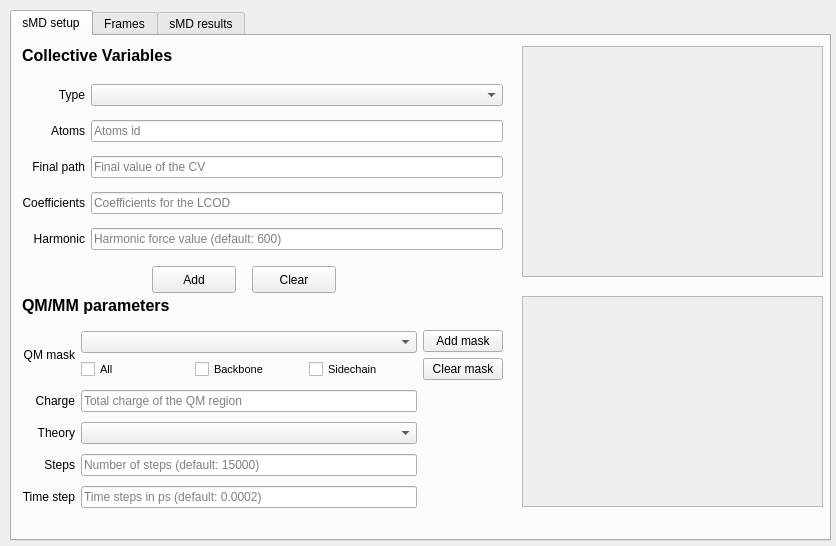
<?xml version="1.0" encoding="UTF-8"?>
<ui version="4.0">
 <class>Form</class>
 <widget class="QWidget" name="Form">
  <property name="geometry">
   <rect>
    <x>0</x>
    <y>0</y>
    <width>836</width>
    <height>546</height>
   </rect>
  </property>
  <property name="windowTitle">
   <string>Simula input</string>
  </property>
  <widget class="QTabWidget" name="tabWidget">
   <property name="geometry">
    <rect>
     <x>10</x>
     <y>10</y>
     <width>821</width>
     <height>531</height>
    </rect>
   </property>
   <property name="currentIndex">
    <number>0</number>
   </property>
   <widget class="QWidget" name="tab_cv">
    <attribute name="title">
     <string>sMD setup</string>
    </attribute>
    <widget class="QPlainTextEdit" name="edit_show1">
     <property name="enabled">
      <bool>false</bool>
     </property>
     <property name="geometry">
      <rect>
       <x>510</x>
       <y>10</y>
       <width>301</width>
       <height>231</height>
      </rect>
     </property>
    </widget>
    <widget class="QLabel" name="label_5">
     <property name="geometry">
      <rect>
       <x>10</x>
       <y>10</y>
       <width>481</width>
       <height>19</height>
      </rect>
     </property>
     <property name="font">
      <font>
       <pointsize>12</pointsize>
       <weight>75</weight>
       <bold>true</bold>
      </font>
     </property>
     <property name="text">
      <string>Collective Variables</string>
     </property>
    </widget>
    <widget class="QWidget" name="gridLayoutWidget">
     <property name="geometry">
      <rect>
       <x>10</x>
       <y>40</y>
       <width>481</width>
       <height>184</height>
      </rect>
     </property>
     <layout class="QGridLayout" name="gridLayout">
      <item row="2" column="0">
       <widget class="QLabel" name="label_3">
        <property name="text">
         <string>Final path</string>
        </property>
        <property name="alignment">
         <set>Qt::AlignRight|Qt::AlignTrailing|Qt::AlignVCenter</set>
        </property>
       </widget>
      </item>
      <item row="1" column="0">
       <widget class="QLabel" name="label_2">
        <property name="text">
         <string>Atoms</string>
        </property>
        <property name="alignment">
         <set>Qt::AlignRight|Qt::AlignTrailing|Qt::AlignVCenter</set>
        </property>
       </widget>
      </item>
      <item row="4" column="0">
       <widget class="QLabel" name="label_6">
        <property name="text">
         <string>Harmonic</string>
        </property>
        <property name="alignment">
         <set>Qt::AlignRight|Qt::AlignTrailing|Qt::AlignVCenter</set>
        </property>
       </widget>
      </item>
      <item row="0" column="0">
       <widget class="QLabel" name="label">
        <property name="text">
         <string>Type</string>
        </property>
        <property name="alignment">
         <set>Qt::AlignRight|Qt::AlignTrailing|Qt::AlignVCenter</set>
        </property>
       </widget>
      </item>
      <item row="3" column="0">
       <widget class="QLabel" name="label_4">
        <property name="text">
         <string>Coefficients</string>
        </property>
        <property name="alignment">
         <set>Qt::AlignRight|Qt::AlignTrailing|Qt::AlignVCenter</set>
        </property>
       </widget>
      </item>
      <item row="2" column="1">
       <widget class="QLineEdit" name="edit_path">
        <property name="placeholderText">
         <string>Final value of the CV</string>
        </property>
       </widget>
      </item>
      <item row="3" column="1">
       <widget class="QLineEdit" name="edit_coeff">
        <property name="placeholderText">
         <string>Coefficients for the LCOD</string>
        </property>
       </widget>
      </item>
      <item row="4" column="1">
       <widget class="QLineEdit" name="edit_harm">
        <property name="text">
         <string/>
        </property>
        <property name="placeholderText">
         <string>Harmonic force value (default: 600)</string>
        </property>
       </widget>
      </item>
      <item row="0" column="1">
       <widget class="QComboBox" name="combo_cvtype"/>
      </item>
      <item row="1" column="1">
       <widget class="QLineEdit" name="edit_atoms1">
        <property name="placeholderText">
         <string>Atoms id</string>
        </property>
       </widget>
      </item>
     </layout>
    </widget>
    <widget class="QPushButton" name="button_add1">
     <property name="geometry">
      <rect>
       <x>140</x>
       <y>230</y>
       <width>84</width>
       <height>27</height>
      </rect>
     </property>
     <property name="text">
      <string>Add</string>
     </property>
    </widget>
    <widget class="QPushButton" name="button_clear1">
     <property name="geometry">
      <rect>
       <x>240</x>
       <y>230</y>
       <width>84</width>
       <height>27</height>
      </rect>
     </property>
     <property name="text">
      <string>Clear</string>
     </property>
    </widget>
    <widget class="QLabel" name="label_7">
     <property name="geometry">
      <rect>
       <x>10</x>
       <y>260</y>
       <width>481</width>
       <height>19</height>
      </rect>
     </property>
     <property name="font">
      <font>
       <pointsize>12</pointsize>
       <weight>75</weight>
       <bold>true</bold>
      </font>
     </property>
     <property name="text">
      <string>QM/MM parameters</string>
     </property>
    </widget>
    <widget class="QWidget" name="gridLayoutWidget_2">
     <property name="geometry">
      <rect>
       <x>10</x>
       <y>290</y>
       <width>481</width>
       <height>191</height>
      </rect>
     </property>
     <layout class="QGridLayout" name="gridLayout_2">
      <item row="0" column="0">
       <widget class="QLabel" name="label_11">
        <property name="text">
         <string>QM mask</string>
        </property>
        <property name="alignment">
         <set>Qt::AlignRight|Qt::AlignTrailing|Qt::AlignVCenter</set>
        </property>
       </widget>
      </item>
      <item row="5" column="1">
       <widget class="QLineEdit" name="edit_steps">
        <property name="text">
         <string/>
        </property>
        <property name="placeholderText">
         <string>Number of steps (default: 15000)</string>
        </property>
       </widget>
      </item>
      <item row="6" column="0">
       <widget class="QLabel" name="label_18">
        <property name="text">
         <string>Time step</string>
        </property>
        <property name="alignment">
         <set>Qt::AlignRight|Qt::AlignTrailing|Qt::AlignVCenter</set>
        </property>
       </widget>
      </item>
      <item row="4" column="0">
       <widget class="QLabel" name="label_8">
        <property name="text">
         <string>Theory</string>
        </property>
        <property name="alignment">
         <set>Qt::AlignRight|Qt::AlignTrailing|Qt::AlignVCenter</set>
        </property>
       </widget>
      </item>
      <item row="6" column="1">
       <widget class="QLineEdit" name="edit_timestep">
        <property name="text">
         <string/>
        </property>
        <property name="placeholderText">
         <string>Time steps in ps (default: 0.0002)</string>
        </property>
       </widget>
      </item>
      <item row="0" column="2">
       <layout class="QVBoxLayout" name="verticalLayout_2">
        <item>
         <widget class="QPushButton" name="button_addmask">
          <property name="text">
           <string>Add mask</string>
          </property>
         </widget>
        </item>
        <item>
         <widget class="QPushButton" name="button_clearmask">
          <property name="text">
           <string>Clear mask</string>
          </property>
         </widget>
        </item>
       </layout>
      </item>
      <item row="5" column="0">
       <widget class="QLabel" name="label_12">
        <property name="text">
         <string>Steps</string>
        </property>
        <property name="alignment">
         <set>Qt::AlignRight|Qt::AlignTrailing|Qt::AlignVCenter</set>
        </property>
       </widget>
      </item>
      <item row="3" column="1">
       <widget class="QLineEdit" name="edit_charge">
        <property name="placeholderText">
         <string>Total charge of the QM region</string>
        </property>
       </widget>
      </item>
      <item row="4" column="1">
       <widget class="QComboBox" name="combo_theory"/>
      </item>
      <item row="3" column="0">
       <widget class="QLabel" name="label_9">
        <property name="text">
         <string>Charge</string>
        </property>
        <property name="alignment">
         <set>Qt::AlignRight|Qt::AlignTrailing|Qt::AlignVCenter</set>
        </property>
       </widget>
      </item>
      <item row="0" column="1">
       <layout class="QVBoxLayout" name="verticalLayout">
        <item>
         <widget class="QComboBox" name="combo_mask"/>
        </item>
        <item>
         <layout class="QHBoxLayout" name="horizontalLayout_2">
          <item>
           <widget class="QCheckBox" name="checkBox_all">
            <property name="font">
             <font>
              <pointsize>8</pointsize>
             </font>
            </property>
            <property name="text">
             <string>All</string>
            </property>
           </widget>
          </item>
          <item>
           <widget class="QCheckBox" name="checkBox_backbone">
            <property name="font">
             <font>
              <pointsize>8</pointsize>
             </font>
            </property>
            <property name="text">
             <string>Backbone</string>
            </property>
           </widget>
          </item>
          <item>
           <widget class="QCheckBox" name="checkBox_sidechain">
            <property name="font">
             <font>
              <pointsize>8</pointsize>
             </font>
            </property>
            <property name="text">
             <string>Sidechain</string>
            </property>
           </widget>
          </item>
         </layout>
        </item>
       </layout>
      </item>
     </layout>
    </widget>
    <widget class="QPlainTextEdit" name="edit_show2">
     <property name="enabled">
      <bool>false</bool>
     </property>
     <property name="geometry">
      <rect>
       <x>510</x>
       <y>260</y>
       <width>301</width>
       <height>211</height>
      </rect>
     </property>
    </widget>
   </widget>
   <widget class="QWidget" name="tab_qmmm">
    <attribute name="title">
     <string>Frames</string>
    </attribute>
    <widget class="QCheckBox" name="checkBox_automatic">
     <property name="geometry">
      <rect>
       <x>20</x>
       <y>60</y>
       <width>181</width>
       <height>25</height>
      </rect>
     </property>
     <property name="text">
      <string>Automatic Selection</string>
     </property>
     <property name="checked">
      <bool>false</bool>
     </property>
    </widget>
    <widget class="QWidget" name="gridLayoutWidget_3">
     <property name="geometry">
      <rect>
       <x>20</x>
       <y>100</y>
       <width>361</width>
       <height>126</height>
      </rect>
     </property>
     <layout class="QGridLayout" name="gridLayout_3">
      <item row="0" column="0">
       <widget class="QLabel" name="label_13">
        <property name="text">
         <string>Filter type</string>
        </property>
        <property name="alignment">
         <set>Qt::AlignRight|Qt::AlignTrailing|Qt::AlignVCenter</set>
        </property>
       </widget>
      </item>
      <item row="2" column="1">
       <widget class="QLineEdit" name="edit_cond">
        <property name="enabled">
         <bool>false</bool>
        </property>
        <property name="placeholderText">
         <string>Threshold</string>
        </property>
       </widget>
      </item>
      <item row="1" column="0">
       <widget class="QLabel" name="label_10">
        <property name="text">
         <string>Atoms</string>
        </property>
        <property name="alignment">
         <set>Qt::AlignRight|Qt::AlignTrailing|Qt::AlignVCenter</set>
        </property>
       </widget>
      </item>
      <item row="2" column="0">
       <widget class="QComboBox" name="combo_cond">
        <property name="enabled">
         <bool>false</bool>
        </property>
       </widget>
      </item>
      <item row="0" column="1">
       <widget class="QComboBox" name="combo_filter">
        <property name="enabled">
         <bool>false</bool>
        </property>
       </widget>
      </item>
      <item row="1" column="1">
       <widget class="QLineEdit" name="edit_atoms2">
        <property name="placeholderText">
         <string>Atoms id</string>
        </property>
       </widget>
      </item>
     </layout>
    </widget>
    <widget class="QCheckBox" name="checkBox_manual">
     <property name="geometry">
      <rect>
       <x>20</x>
       <y>290</y>
       <width>181</width>
       <height>25</height>
      </rect>
     </property>
     <property name="text">
      <string>Manual Selection</string>
     </property>
    </widget>
    <widget class="QWidget" name="horizontalLayoutWidget">
     <property name="geometry">
      <rect>
       <x>20</x>
       <y>330</y>
       <width>361</width>
       <height>41</height>
      </rect>
     </property>
     <layout class="QHBoxLayout" name="horizontalLayout">
      <item>
       <widget class="QLabel" name="label_16">
        <property name="text">
         <string>Frames</string>
        </property>
        <property name="alignment">
         <set>Qt::AlignRight|Qt::AlignTrailing|Qt::AlignVCenter</set>
        </property>
       </widget>
      </item>
      <item>
       <widget class="QLineEdit" name="edit_frames">
        <property name="enabled">
         <bool>false</bool>
        </property>
        <property name="placeholderText">
         <string>Frames indices (e.g. 1 2)</string>
        </property>
       </widget>
      </item>
     </layout>
    </widget>
    <widget class="QLabel" name="label_14">
     <property name="geometry">
      <rect>
       <x>20</x>
       <y>20</y>
       <width>121</width>
       <height>19</height>
      </rect>
     </property>
     <property name="font">
      <font>
       <pointsize>12</pointsize>
       <weight>75</weight>
       <bold>true</bold>
      </font>
     </property>
     <property name="text">
      <string>Frame selection</string>
     </property>
    </widget>
    <widget class="QWidget" name="gridLayoutWidget_4">
     <property name="geometry">
      <rect>
       <x>410</x>
       <y>310</y>
       <width>391</width>
       <height>129</height>
      </rect>
     </property>
     <layout class="QGridLayout" name="gridLayout_4">
      <item row="3" column="2">
       <layout class="QHBoxLayout" name="horizontalLayout_5">
        <item>
         <widget class="QLineEdit" name="edit_output">
          <property name="placeholderText">
           <string>Select ouput path</string>
          </property>
         </widget>
        </item>
       </layout>
      </item>
      <item row="3" column="0">
       <widget class="QLabel" name="label_19">
        <property name="text">
         <string>Output path</string>
        </property>
        <property name="alignment">
         <set>Qt::AlignRight|Qt::AlignTrailing|Qt::AlignVCenter</set>
        </property>
       </widget>
      </item>
      <item row="3" column="3">
       <widget class="QPushButton" name="button_output">
        <property name="text">
         <string>Select</string>
        </property>
       </widget>
      </item>
      <item row="1" column="0">
       <widget class="QLabel" name="label_17">
        <property name="text">
         <string>Topology</string>
        </property>
        <property name="alignment">
         <set>Qt::AlignRight|Qt::AlignTrailing|Qt::AlignVCenter</set>
        </property>
       </widget>
      </item>
      <item row="1" column="2">
       <widget class="QLineEdit" name="edit_topology">
        <property name="placeholderText">
         <string>Select topology</string>
        </property>
       </widget>
      </item>
      <item row="1" column="3">
       <widget class="QPushButton" name="button_originalTop">
        <property name="text">
         <string>Select</string>
        </property>
       </widget>
      </item>
      <item row="0" column="3">
       <widget class="QPushButton" name="button_originalTraj">
        <property name="text">
         <string>Select</string>
        </property>
       </widget>
      </item>
      <item row="0" column="2">
       <widget class="QLineEdit" name="edit_trajectory">
        <property name="placeholderText">
         <string>Select trajectory</string>
        </property>
       </widget>
      </item>
      <item row="0" column="0">
       <widget class="QLabel" name="label_15">
        <property name="text">
         <string>Trajectory</string>
        </property>
        <property name="alignment">
         <set>Qt::AlignRight|Qt::AlignTrailing|Qt::AlignVCenter</set>
        </property>
       </widget>
      </item>
     </layout>
    </widget>
    <widget class="QPlainTextEdit" name="edit_show3">
     <property name="enabled">
      <bool>false</bool>
     </property>
     <property name="geometry">
      <rect>
       <x>410</x>
       <y>20</y>
       <width>391</width>
       <height>291</height>
      </rect>
     </property>
    </widget>
    <widget class="QPushButton" name="button_clear2">
     <property name="geometry">
      <rect>
       <x>190</x>
       <y>240</y>
       <width>91</width>
       <height>27</height>
      </rect>
     </property>
     <property name="text">
      <string>Clear filters</string>
     </property>
    </widget>
    <widget class="QPushButton" name="button_add2">
     <property name="geometry">
      <rect>
       <x>90</x>
       <y>240</y>
       <width>91</width>
       <height>27</height>
      </rect>
     </property>
     <property name="text">
      <string>Add filter</string>
     </property>
    </widget>
    <widget class="QPushButton" name="button_frames">
     <property name="geometry">
      <rect>
       <x>60</x>
       <y>460</y>
       <width>111</width>
       <height>27</height>
      </rect>
     </property>
     <property name="text">
      <string>Select frames</string>
     </property>
    </widget>
    <widget class="QPushButton" name="button_clear_frames">
     <property name="geometry">
      <rect>
       <x>180</x>
       <y>460</y>
       <width>121</width>
       <height>27</height>
      </rect>
     </property>
     <property name="text">
      <string>Clear selection</string>
     </property>
    </widget>
    <widget class="QWidget" name="horizontalLayoutWidget_3">
     <property name="geometry">
      <rect>
       <x>410</x>
       <y>450</y>
       <width>391</width>
       <height>31</height>
      </rect>
     </property>
     <layout class="QHBoxLayout" name="horizontalLayout_3">
      <item>
       <widget class="QPushButton" name="button_generate">
        <property name="text">
         <string>Generate QM/MM</string>
        </property>
       </widget>
      </item>
     </layout>
    </widget>
    <widget class="QLabel" name="label_selected">
     <property name="geometry">
      <rect>
       <x>20</x>
       <y>390</y>
       <width>361</width>
       <height>31</height>
      </rect>
     </property>
     <property name="text">
      <string/>
     </property>
     <property name="alignment">
      <set>Qt::AlignCenter</set>
     </property>
    </widget>
   </widget>
   <widget class="QWidget" name="tab">
    <attribute name="title">
     <string>sMD results</string>
    </attribute>
    <widget class="QLabel" name="label_20">
     <property name="geometry">
      <rect>
       <x>570</x>
       <y>10</y>
       <width>241</width>
       <height>31</height>
      </rect>
     </property>
     <property name="font">
      <font>
       <pointsize>12</pointsize>
       <weight>75</weight>
       <bold>true</bold>
      </font>
     </property>
     <property name="text">
      <string>Jarzinsky:</string>
     </property>
    </widget>
    <widget class="QWidget" name="verticalLayoutWidget_3">
     <property name="geometry">
      <rect>
       <x>570</x>
       <y>410</y>
       <width>241</width>
       <height>80</height>
      </rect>
     </property>
     <layout class="QVBoxLayout" name="verticalLayout_3">
      <item>
       <widget class="QPushButton" name="button_calculate">
        <property name="text">
         <string>Calculate</string>
        </property>
       </widget>
      </item>
     </layout>
    </widget>
    <widget class="QWidget" name="gridLayoutWidget_5">
     <property name="geometry">
      <rect>
       <x>570</x>
       <y>50</y>
       <width>241</width>
       <height>101</height>
      </rect>
     </property>
     <layout class="QGridLayout" name="gridLayout_5">
      <item row="2" column="0">
       <widget class="QLabel" name="label_22">
        <property name="text">
         <string>Type</string>
        </property>
       </widget>
      </item>
      <item row="0" column="0">
       <widget class="QLabel" name="label_24">
        <property name="text">
         <string>QM/MM list</string>
        </property>
       </widget>
      </item>
      <item row="2" column="1">
       <layout class="QHBoxLayout" name="horizontalLayout_4">
        <item>
         <widget class="QCheckBox" name="check_cumulant">
          <property name="font">
           <font>
            <pointsize>7</pointsize>
           </font>
          </property>
          <property name="text">
           <string>Cumulant</string>
          </property>
         </widget>
        </item>
        <item>
         <widget class="QCheckBox" name="check_exponential">
          <property name="font">
           <font>
            <pointsize>7</pointsize>
           </font>
          </property>
          <property name="text">
           <string>Exponential</string>
          </property>
         </widget>
        </item>
       </layout>
      </item>
      <item row="1" column="1">
       <widget class="QLineEdit" name="edit_temp">
        <property name="placeholderText">
         <string>Temperature in K</string>
        </property>
       </widget>
      </item>
      <item row="0" column="1">
       <widget class="QPushButton" name="button_qmmmlist">
        <property name="text">
         <string>Select</string>
        </property>
       </widget>
      </item>
      <item row="1" column="0">
       <widget class="QLabel" name="label_26">
        <property name="text">
         <string>Temperature</string>
        </property>
       </widget>
      </item>
     </layout>
    </widget>
    <widget class="QWidget" name="verticalLayoutWidget_4">
     <property name="geometry">
      <rect>
       <x>10</x>
       <y>10</y>
       <width>551</width>
       <height>481</height>
      </rect>
     </property>
     <layout class="QVBoxLayout" name="verticalLayout_4"/>
    </widget>
    <widget class="QLabel" name="label_ts">
     <property name="geometry">
      <rect>
       <x>573</x>
       <y>170</y>
       <width>241</width>
       <height>20</height>
      </rect>
     </property>
     <property name="text">
      <string/>
     </property>
     <property name="alignment">
      <set>Qt::AlignCenter</set>
     </property>
    </widget>
   </widget>
  </widget>
 </widget>
 <resources/>
 <connections/>
</ui>
